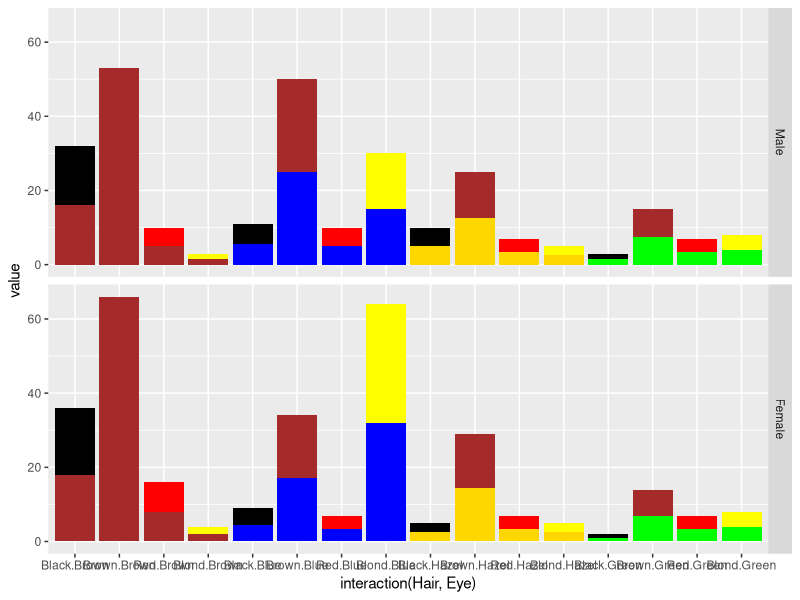

Generate this figure with R:
## ---- chunk 1
library(reshape2)
mm = melt(HairEyeColor)
mm <- within(mm, {
  color <- tolower(Hair)
  color <- ifelse(color == 'blond', 'yellow', color)
  color1 <- tolower(Eye)
  color1 <- ifelse(color1 == 'hazel', 'gold', color1)
  value <- value / 2
  value1 <- value
})

mm <- melt(mm, id.vars = -(4:5))
cols <- c(apply(mm[1:16, c('color','color1')], 1, c))

library(ggplot2)
ggplot(data = mm, aes(x = interaction(Hair, Eye), y = value, fill = interaction(variable, interaction(Hair, Eye)))) +
  geom_bar(stat = 'identity') + facet_grid(Sex ~ .) + 
  theme(legend.position = 'none') + scale_fill_manual(values = cols)

